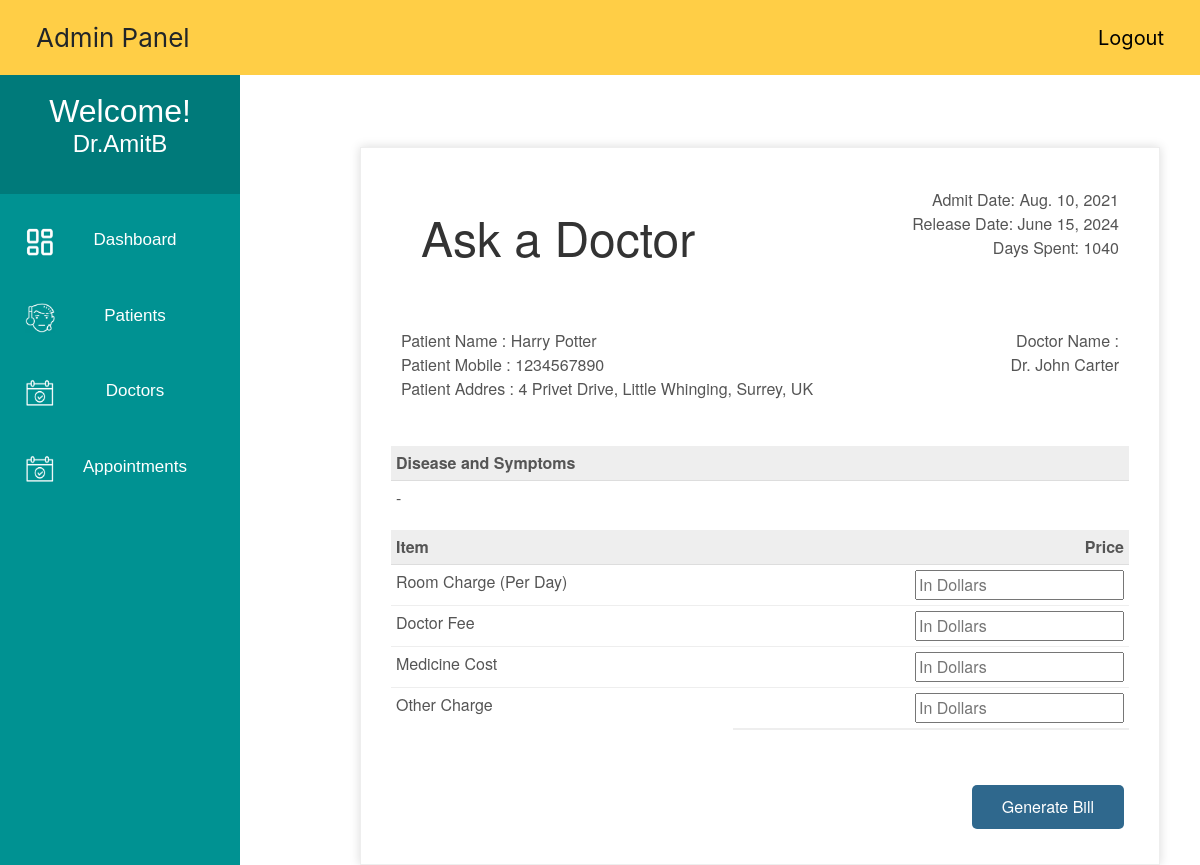
The app's page /discharge_patient/11 (signed in) with its own data.
### MyApp/models.py (models this page shows, shortened)
class Patient(models.Model):
    user = models.OneToOneField(User, on_delete=models.CASCADE)
    Patient_First_Name = models.CharField(max_length=50, default="")
    Patient_Last_Name = models.CharField(max_length=50, default="")
    gender = models.CharField(max_length=10, choices=GENDER)
    contact = models.CharField(max_length=10)
    address = models.CharField(max_length=350)
    symptoms = models.CharField(max_length=500, default="")
    status = models.BooleanField(default=False)
    admitDate = models.DateField(auto_now=True)
    assignedDoctorId = models.PositiveIntegerField(null=True)
    @property
    def get_name(self):
        return self.Patient_First_Name+" "+self.Patient_Last_Name

### MyApp/views.py (the view, shortened to what this page needs)
# urls.py: path('discharge_patient/<int:pk>', views.discharge_patient, name='discharge_patient'),
@login_required(login_url='adminlogin')
def discharge_patient(request, pk):
    patient = get_object_or_404(Patient, id=pk)
    days_spent = (date.today() - patient.admitDate).days
    assignedDoctor = get_object_or_404(Doctor, user_id=patient.assignedDoctorId)
    patientDict = {
        'patientId': pk,
        'name': patient.get_name,
        'contact': patient.contact,
        'address': patient.address,
        'symptoms': patient.symptoms,
        'admitDate': patient.admitDate,
        'todayDate': date.today(),
        'day': days_spent,
        'assignedDoctorName': "Dr. " + assignedDoctor.get_name,
    }
    return render(request, 'MyApp/patient_generate_bill.html', context=patientDict)

### MyApp/models.py (called while the page is built)
    @property
    def get_name(self):
        return self.Doctor_First_Name+" "+self.Doctor_Last_Name

### templates/MyApp/patient_generate_bill.html (shortened to what this page needs)
{% extends 'MyApp/admin_base.html' %}
{% load static %}
{% block content_dashboard %}
<head>
  <link rel="stylesheet" href="https://stackpath.bootstrapcdn.com/bootstrap/4.3.1/css/bootstrap.min.css">
</head>
<br><br><br>
<div class="invoice-box">
  <table cellpadding="0" cellspacing="0">
    <tr class="top">
      <td colspan="2">
        <table>
          <tr>
            <td class="title">
              <h1 style="padding:20px; font-size:48px;">Ask a Doctor</h1>
            </td>
            <td>
              Admit Date: {{admitDate}}<br>
              Release Date: {{todayDate}}<br>
              Days Spent: {{day}}
            </td>
          </tr>
        </table>
      </td>
    </tr>
    <tr class="information">
      <td colspan="2">
        <table>
          <tr>
            <td>
              Patient Name : {{name}}<br>
              Patient Mobile : {{contact}}<br>
              Patient Addres : {{address}}<br>
            </td>
            <td>
              Doctor Name :<br>
              {{assignedDoctorName}}<br>
            </td>
          </tr>
        </table>
      </td>
    </tr>
    <tr class="heading">
      <td>
        Disease and Symptoms
      </td>
      <td>
      </td>
    </tr>
    <tr class="details">
      <td>
        {{symptoms}}
      </td>
    </tr>
    <tr class="heading">
      <td>
        Item
      </td>
      <td>
        Price
      </td>
    </tr>
    <form method="post">
      <tr class="item">
        <td>
          Room Charge (Per Day)
        </td>
        <td>
          <input type="number" name="roomCharge" placeholder="In Dollars" value="">
        </td>
      </tr>
      <tr class="item">
        <td>
          Doctor Fee
        </td>
        <td>
          <input type="number" name="doctorFee" placeholder="In Dollars" value="">
        </td>
      </tr>
      <tr class="item">
        <td>
          Medicine Cost
        </td>
        <td>
          <input type="number" name="medicineCost" placeholder="In Dollars" value="">
        </td>
      </tr>
      <tr class="item last">
        <td>
          Other Charge
        </td>
        <td>
          <input type="number" name="OtherCharge" placeholder="In Dollars" value="">
        </td>
      </tr>
      <tr class="total">
        <td></td>
        <td>
          <input type="submit" name="submit" class="btn-primary" style="
    background-color: rgb(47, 104, 141);
    color:white ;
    margin-top: 50px;
    margin-left:0%;    padding-top: 10px;
    padding-bottom: 10px;
    padding-left: 30px;
    padding-right: 30px;
    border: none;
    border-radius: 5px;" value="Generate Bill">
        </td>
      </tr>
    </form>
  </table>
</div>
{% endblock content_dashboard %}

### templates/MyApp/admin_base.html (shortened to what this page needs)
<!DOCTYPE html>
{% load static %}
<html lang="en">
<head>
</head>
<body>
    <div class="navbar">
        <a>Admin Panel</a>
        <a href="{% url 'MyApp:logout' %}" class="logoutbtn" style="font-size:18px, text-align: center;">Logout</a>
    </div>
     <div class="sidebar">
        <div class="userprofile">
            <h2 style="color:white; font-family:sans-serif; padding-top:25px; text-align:center; margin:0px;">Welcome!</h2>
            <h4 style="color:white; font-family:sans-serif; text-align:center; padding-bottom:35px;">{{request.user.username}}</h4>
        </div>
        <a href="{% url 'MyApp:admin_dashboard' %}"><img class="icon" src="{% static "images/PDash.png" %}">Dashboard</a>
        <a href="{% url 'MyApp:admin_patient' %}"><img class="icon" src="{% static "images/PIcon.png" %}">Patients</a>
        <a href="{% url 'MyApp:admin_doctor' %}"><img class="icon" src="{% static "images/ApptIcon.png" %}">Doctors</a>
        <a href="{% url 'MyApp:admin_appointment' %}"><img class="icon" src="{% static "images/ApptIcon.png" %}">Appointments</a>
    </div>
{%  block content_dashboard %}
{%  endblock content_dashboard %}
</body>
</html>

### templates/MyApp/admin_base.html (style rules this page uses)
body { background-color: rgb(255, 255, 255); padding: 0px; margin-top: 0px; margin-left: 0px; margin-right: 0px; margin-bottom: 0px; }
.navbar { overflow: hidden; background-color: rgb(255, 206, 70); height:75px; width:100%; padding-top:22px; z-index:999999999999; top:0; position:fixed; display:block; }
.navbar a { float: left; display:block; font-size: 26px; color: black; text-align: center; padding-left:20px; text-decoration: none; }
.navbar .logoutbtn { float: right; display:block; font-size: 20px; color: black; text-align: center; padding-right:20px; text-decoration: none; }
.sidebar .userprofile { background-color: rgb(0, 122, 122); }
.sidebar { margin-top: 0px; padding-top: 0px; width: 20%; text-align: center; height=100vh; background-color: rgb(0, 146, 146); font-family: sans-serif; font-size:17px; font-weight: normal; position: fixed; top: 67px; left: 0; bottom: 0; }
.sidebar a { display: block; color: white; padding: 25px; text-decoration: none; }
.icon { float:left; width:30px; height:30px; }

### templates/MyApp/patient_generate_bill.html (style rules this page uses)
.invoice-box { max-width: 800px; margin: auto; margin-left:30%; padding: 30px; border: 1px solid #eee; box-shadow: 0 0 10px rgba(0, 0, 0, .15); font-size: 16px; line-height: 24px; font-family: 'Helvetica Neue', 'Helvetica', Helvetica, Arial, sans-serif; color: #555; }
.invoice-box table { width: 100%; line-height: inherit; text-align: left; }
.invoice-box table td { padding: 5px; vertical-align: top; }
.invoice-box table tr td:nth-child(2) { text-align: right; }
.invoice-box table tr.top table td { padding-bottom: 20px; }
.invoice-box table tr.top table td.title { font-size: 45px; line-height: 45px; color: #333; }
.invoice-box table tr.information table td { padding-bottom: 40px; }
.invoice-box table tr.heading td { background: #eee; border-bottom: 1px solid #ddd; font-weight: bold; }
.invoice-box table tr.details td { padding-bottom: 20px; }
.invoice-box table tr.item td { border-bottom: 1px solid #eee; }
.invoice-box table tr.item.last td { border-bottom: none; }
.invoice-box table tr.total td:nth-child(2) { border-top: 2px solid #eee; font-weight: bold; }

### records on screen
Patient: admitDate "Aug. 10, 2021", contact "1234567890", address "4 Privet Drive, Little Whinging, Surrey, UK"

### other values on screen
{{ request.user.username }} "Dr.AmitB"
{{ name }} "Harry Potter"
{{ assignedDoctorName }} "Dr. John Carter"
{{ symptoms }} "-"
